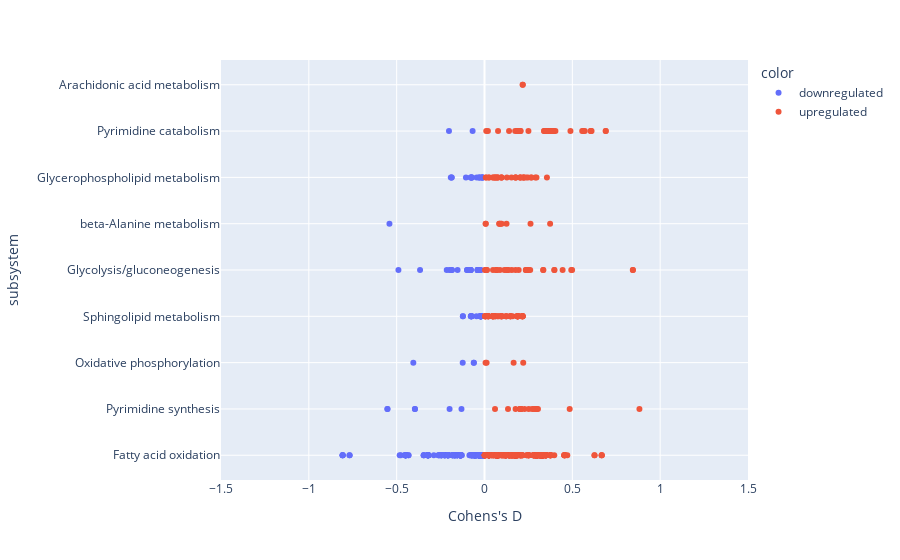

Write notebook code for a chart like this one.
### Code cell
key = 'neurons'
plotly_category_plot(
    wilcoxon_test_results['meta'],
    key + ' ' + ' vs. '.join(labels[key]),
)

### Figure 1 — Plotly figure (JSON) as saved in the notebook; plotly's stock layout.template omitted (floating-point values rounded to 4 significant figures; data arrays with more than 128 entries replaced by an {"elided": "..."} marker saying what was removed)
{"data": [{"hovertemplate": "<b>%{hovertext}</b><br><br>color=downregulated<br>Cohens's D=%{x}<br>subsystem=%{y}<extra></extra>", "hovertext": {"elided": "301 str values"}, "legendgroup": "downregulated", "marker": {"color": "#636efa", "symbol": "circle"}, "mode": "markers", "name": "downregulated", "orientation": "h", "showlegend": true, "type": "scatter", "x": {"elided": "301 float values"}, "xaxis": "x", "y": {"elided": "301 str values"}, "yaxis": "y"}, {"hovertemplate": "<b>%{hovertext}</b><br><br>color=upregulated<br>Cohens's D=%{x}<br>subsystem=%{y}<extra></extra>", "hovertext": {"elided": "598 str values"}, "legendgroup": "upregulated", "marker": {"color": "#EF553B", "symbol": "circle"}, "mode": "markers", "name": "upregulated", "orientation": "h", "showlegend": true, "type": "scatter", "x": {"elided": "598 float values"}, "xaxis": "x", "y": {"elided": "598 str values"}, "yaxis": "y"}], "layout": {"autosize": true, "legend": {"title": {"text": "color"}, "tracegroupgap": 0}, "margin": {"t": 60}, "xaxis": {"anchor": "y", "domain": [0, 1], "range": [-1.5, 1.5], "title": {"text": "Cohens's D"}, "type": "linear"}, "yaxis": {"anchor": "x", "autorange": true, "domain": [0, 1], "range": [-0.5672, 8.567], "title": {"text": "subsystem"}, "type": "category"}}}
